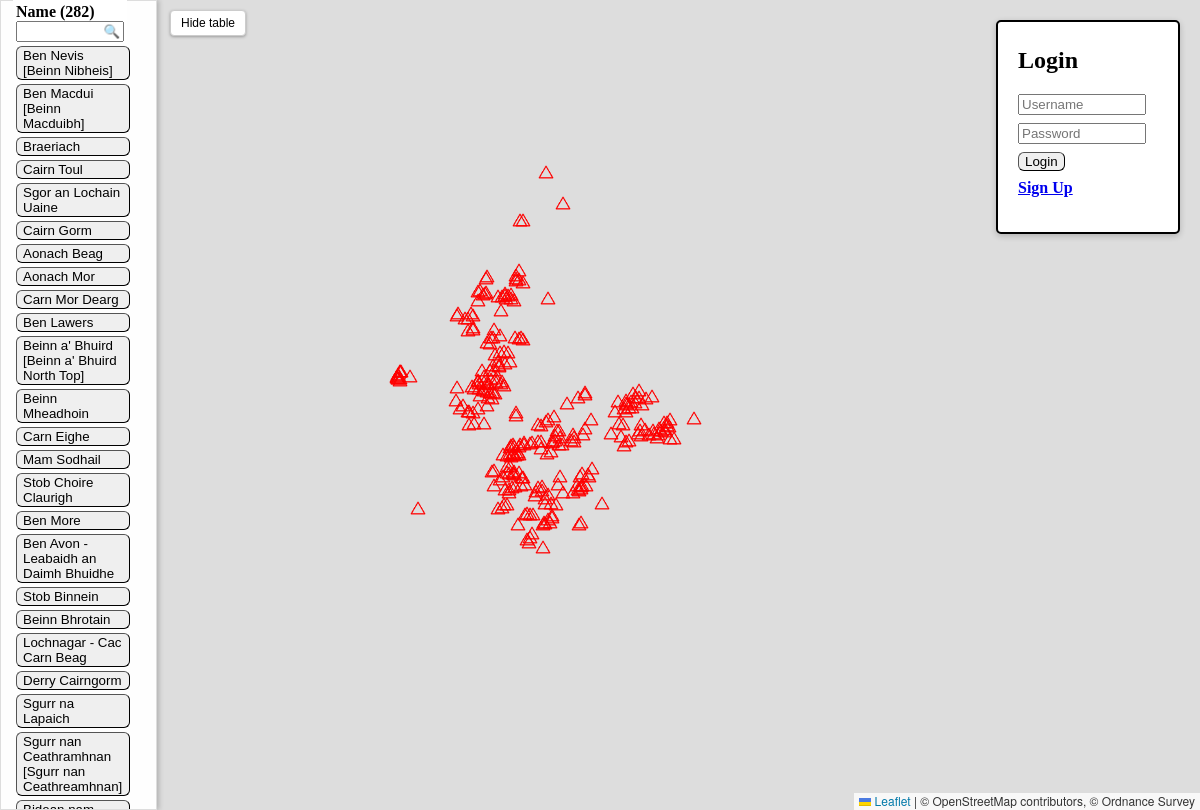
/, run on an earlier commit of the app's database.
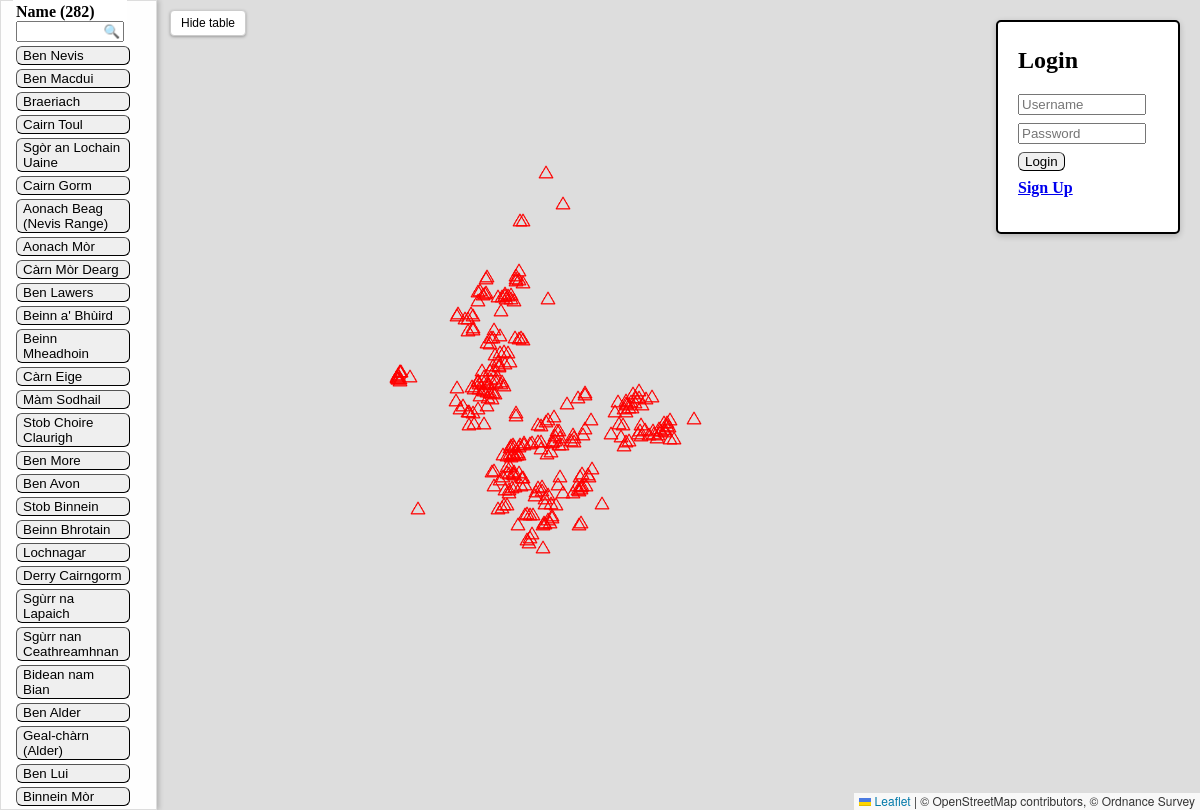
And on a later commit of the database.
### tables this page shows
CREATE TABLE "munros" (
"munro_id" TEXT,
  "name" TEXT,
  "region" TEXT,
  "height" TEXT,
  "description" TEXT,
  "whl_url" TEXT,
  "latitude" REAL,
  "longitude" REAL
);

### app.py (the view)
@app.route("/")
def index():
    session.clear()
    locations = get_munro_data()
    return render_template('index.html', locations=locations)

### routes/munro_data.py (called while the page is built)
def get_munro_data():
    import sqlite3
    import pandas as pd
    db_file = "database.db"
    conn = sqlite3.connect("database.db")
    loc_df = pd.read_sql_query(f"SELECT * FROM munros", conn)
    conn.close()
    locations = loc_df.to_dict(orient='records')
    return locations

### templates/index.html (shortened to what this page needs)
<!DOCTYPE html>
<html>
<head>
  <link rel="stylesheet" href="/static/css/styles.css">
  <link rel="stylesheet" href="https://unpkg.com/leaflet@1.9.4/dist/leaflet.css"
/>
</head>
<body>
<div id="map"></div>
<div id="table_layer">
  <table id="mountainTable">
    <colgroup><col style="width: 120px"></colgroup>
    <thead id="tableHeader" style="position: fixed; top: 0; background: white; z-index: 1000;">
      <th style="text-align: left;">
        Name (282)<br>
        <input type="text" id="searchInput" placeholder="🔍" style="width: 100px; text-align: left;">
      </th>
    </thead>
    <tbody style="display:block; margin-top: 30px;">
      {% for loc in locations %}
        <tr>
          <td>
            <button {{ loc.style|e }}
                    onclick="goToLocation({{ loc.latitude }}, {{ loc.longitude }})">
              {{ loc.name }}
            </button>
          </td>
        </tr>
      {% endfor %}
    </tbody>
  </table>
</div>
<button id="toggleSidebar">Hide table</button>
<div id="login">
  <h2 id="form-title">{{ "Sign Up" if show_signup else "Login" }}</h2>
  <form id="login-form" action="/login" method="POST"
        style="display: {{ 'none' if show_signup else 'block' }};">
    <input type="text" name="user_name" placeholder="Username" required style="width:120px">
    <input type="password" name="password" placeholder="Password" required style="width:120px">
    <button type="submit">Login</button>
  </form>
  <div class="links">
    <a href="#" id="toggle-form">{{ "Login" if show_signup else "Sign Up" }}</a>
  </div>
</div>
</body>
</html>

### static/css/styles.css (style rules this page uses)
html, body { height: 100%; margin: 0; overflow: hidden; }
#map { position: absolute; top:0; left:0; width:100%; height:100%; z-index:0; }
#table_layer { display: block; position: absolute; top: 0; left: 0; width: 135px; height: 98.5dvh; background: rgba(255, 255, 255, 0.95); border: 1px solid #ddd; z-index: 1000; overflow-y: auto; padding: 10px; box-shadow: 2px 0 5px rgba(0,0,0,0.2); transition: transform 0.5s ease; }
#mountainTable td button { cursor: pointer; text-align: left; vertical-align: top; white-space: normal; width: 100%; }
#login { position: fixed; top: 20px; right: 20px; padding: 5px 20px; background-color: white; color: black; border: 2px solid black; border-radius: 5px; cursor: pointer; font-weight: bold; box-shadow: 0 2px 6px rgba(0,0,0,0.2); text-align: top; width: 140px; height: 200px; }
#searchInput::placeholder { text-align: right; }
#toggleSidebar { position: absolute; top: 10px; left: 170px; z-index: 1100; padding: 5px 10px; background-color: #fff; border: 1px solid #ccc; border-radius: 4px; cursor: pointer; font-size: 12px; box-shadow: 0 1px 3px rgba(0,0,0,0.3); transition: left 0.5s ease; }
button { border-radius: 6px; border-width: 1px; border-color: black; cursor: pointer; background-color: D8D8D8; }
form { display: flex; flex-direction: column; gap: 5px; }

### templates/index.html (style rules this page uses)
#login-form input[name="user_name"], #signup-form input[name="user_name"], #login-form input[name="password"], #signup-form input[name="password"], #login-form button, #signup-form button, .links { margin-top: 8px; display: block; }

What changed in the data, as far as the page shows it:
changed munros: name "Ben Nevis [Beinn Nibheis]" → "Ben Nevis"
changed munros: name "Ben Macdui [Beinn Macduibh]" → "Ben Macdui"
changed munros: name "Sgor an Lochain Uaine" → "Sgòr an Lochain Uaine"
changed munros: name "Aonach Beag" → "Aonach Beag (Nevis Range)"
changed munros: name "Aonach Mor" → "Aonach Mòr"
changed munros: name "Carn Mor Dearg" → "Càrn Mòr Dearg"
changed munros: name "Beinn a' Bhuird [Beinn a' Bhuird North Top]" → "Beinn a' Bhùird"
changed munros: name "Carn Eighe" → "Càrn Eige"
changed munros: name "Mam Sodhail" → "Màm Sodhail"
changed munros: name "Ben Avon - Leabaidh an Daimh Bhuidhe" → "Ben Avon"
changed munros: name "Lochnagar - Cac Carn Beag" → "Lochnagar"
changed munros: name "Sgurr na Lapaich" → "Sgùrr na Lapaich"
changed munros: name "Sgurr nan Ceathramhnan [Sgurr nan Ceathreamhnan]" → "Sgùrr nan Ceathreamhnan"
now on this page (row edited): munros: name "Bidean nam Bian"
now on this page (row edited): munros: name "Ben Alder"
now on this page (row edited): munros: name "Geal-chàrn (Alder)"
now on this page (row edited): munros: name "Ben Lui"
now on this page (row edited): munros: name "Binnein Mòr"
